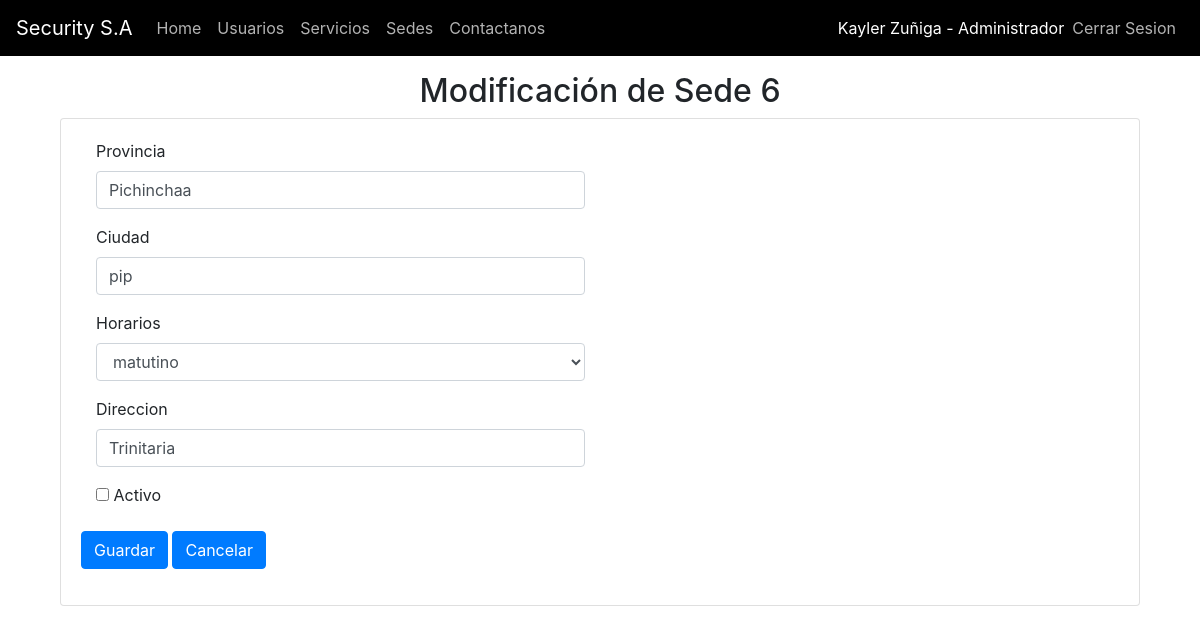
Page /index.php?c=sede&f=view_edit&id=6 (signed in) on the committed database.
### tables this page shows
CREATE TABLE `sede` (
  `id` int(11) NOT NULL AUTO_INCREMENT,
  `provincia` varchar(50) NOT NULL,
  `ciudad` varchar(50) NOT NULL,
  `horario` varchar(30) NOT NULL,
  `activo` tinyint(1) NOT NULL,
  `direccion` varchar(100) NOT NULL,
  `fecha_act` datetime NOT NULL,
  PRIMARY KEY (`id`)
);

### controller/SedeController.php (called while the page is built, shortened)
<?php
require_once 'model/dao/SedeDAO.php';
class SedeController
{
  private $model;
  public function __construct()
  {
    $this->model = new SedeDAO();
  }
  public function view_edit()
  {
    $id = $_REQUEST['id'];
    $sede = $this->model->selectOne($id);
    require_once VSEDE . 'edit.php';
  }
}

### controller/FrontController.php (called while the page is built, shortened)
<?php
class FrontController
{
    public function ruteo()
    {
        $funcion = (!empty($_REQUEST['f'])) ? htmlentities($_REQUEST['f']) : FUNCION_PRINCIPAL;
        $cont = new $controlador();
        $cont->$funcion();
    }
}

### index.php (called while the page is built)
<?php
require_once 'controller/FrontController.php';
$front = new FrontController();
$front->ruteo();

### config/conexion.php (called while the page is built)
<?php
class Conexion
{
    public static function getConexion()
    {
        $dsn = 'mysql:host=localhost;port=3306;dbname=' . DBNAME;
        $conexion = null;
        try {
            $conexion = new PDO($dsn, DBUSER, DBPASSWORD);
            $conexion->setAttribute(PDO::ATTR_ERRMODE, PDO::ERRMODE_EXCEPTION);
        } catch (Exception $e) {
            echo $e;
            die("error " . $e->getMessage());
        }
        return $conexion;
    }
}

### model/dao/SedeDAO.php (called while the page is built, shortened)
<?php
require_once 'config/Conexion.php';
class SedeDAO
{
    private $con;
    public function __construct()
    {
        $this->con = Conexion::getConexion();
    }
    public function selectOne($id)
    {
        $sql = "select * from sede where id=:id";
        $stmt = $this->con->prepare($sql);
        $data = ['id' => $id];
        $stmt->execute($data);
        $sede = $stmt->fetch(PDO::FETCH_ASSOC);
        return $sede;
    }
}

### view/sede/sede.edit.php (the view, shortened to what this page needs)
<div style="text-align: center;" class="container mt-5 pt-4">
    <h2>Modificación de Sede <?php echo $sede['id']?></h2>
    </div>
<div class="container mt-2">
<div class="container">
    <div class="card card-body">
        <form action="index.php?c=sede&f=edit" method="POST" name="formProdNuevo" id="formProdNuevo">
            <div class="form-group col-sm-6">
                <label for="txtprovincia">Provincia</label>
                <input type="text" name="txtprovincia" id="txtprovincia" value="<?php echo $sede['provincia'] ?>" class="form-control" placeholder="INGRESE PROVINCIA" autofocus="" required />
            </div>
            <div class="form-group col-sm-6">
                <label for="txtciudad">Ciudad</label>
                <input type="text" name="txtciudad" id="txtciudad" value="<?php echo $sede['ciudad'] ?>" class="form-control" placeholder="INGRESE CIUDAD" required>
            </div>
            <div class="form-group col-sm-6">
                <label for="txthorario">Horarios</label>
                <select id="txthorario" name="txthorario" class="form-control">
                    <option value='matutina' <?php echo ($sede['horario'] == "matutina") ? 'selected="selected"' : '' ?>>matutino</option>
                </select>
            </div>
            <div class="form-group col-sm-6">
                <label for="txtdireccion">Direccion</label>
                <input type="text" name="txtdireccion" id="txtdireccion" value="<?php echo $sede['direccion'] ?>" class="form-control" placeholder="DIRECCION" required>
            </div>
            <div class="form-group col-sm-12">
                <input type="checkbox" id="txtactivo" name="txtactivo" <?php echo ($sede['activo'] == 1) ? 'checked' : '' ?>>
                <label for="txtactivo">Activo</label>
            </div>
            <div class="form-group mx-auto">
                <button type="submit" class="btn btn-primary" onclick="if (!confirm('Esta seguro de modificar el producto?')) return false;">Guardar</button>
                <a href="index.php?c=productos&f=index" class="btn btn-primary">Cancelar</a>
            </div>
    </div>
</div>
</div>

### rows in the picture
sede: id "6", txtprovincia "Pichinchaa", txtciudad "pip", txthorario "matutino", txtdireccion "Trinitaria"

### other values in the picture
$_SESSION['nombres'] "Kayler"
$_SESSION['apellidos'] "Zuñiga"
$_SESSION['nombre_rol'] "Administrador"
